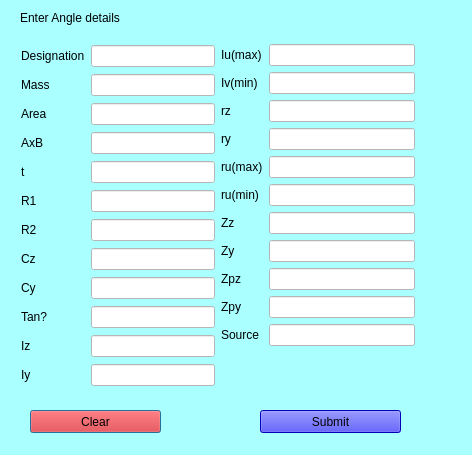
<?xml version="1.0" encoding="UTF-8"?>
<ui version="4.0">
 <class>Dialog</class>
 <widget class="QDialog" name="Dialog">
  <property name="geometry">
   <rect>
    <x>0</x>
    <y>0</y>
    <width>472</width>
    <height>455</height>
   </rect>
  </property>
  <property name="windowTitle">
   <string>Dialog</string>
  </property>
  <property name="styleSheet">
   <string notr="true">background-color: rgb(170, 255, 255);
border-color: rgb(0, 0, 127);</string>
  </property>
  <widget class="QLabel" name="label_37">
   <property name="geometry">
    <rect>
     <x>20</x>
     <y>10</y>
     <width>241</width>
     <height>16</height>
    </rect>
   </property>
   <property name="styleSheet">
    <string notr="true">font: 14pt &quot;MS Shell Dlg 2&quot;;</string>
   </property>
   <property name="text">
    <string>Enter Angle details</string>
   </property>
  </widget>
  <widget class="QLabel" name="label_65">
   <property name="geometry">
    <rect>
     <x>250</x>
     <y>10</y>
     <width>241</width>
     <height>16</height>
    </rect>
   </property>
   <property name="styleSheet">
    <string notr="true">font: 14pt &quot;MS Shell Dlg 2&quot;;</string>
   </property>
   <property name="text">
    <string/>
   </property>
  </widget>
  <widget class="QPushButton" name="pushButton">
   <property name="geometry">
    <rect>
     <x>30</x>
     <y>410</y>
     <width>131</width>
     <height>23</height>
    </rect>
   </property>
   <property name="styleSheet">
    <string notr="true">background-color: rgb(107, 107, 107);
background-color: rgb(255, 0, 0);</string>
   </property>
   <property name="text">
    <string>Clear</string>
   </property>
  </widget>
  <widget class="QPushButton" name="D_push_submit">
   <property name="geometry">
    <rect>
     <x>260</x>
     <y>410</y>
     <width>141</width>
     <height>23</height>
    </rect>
   </property>
   <property name="styleSheet">
    <string notr="true">background-color: rgb(0, 0, 255);</string>
   </property>
   <property name="text">
    <string>Submit</string>
   </property>
  </widget>
  <widget class="QWidget" name="">
   <property name="geometry">
    <rect>
     <x>21</x>
     <y>44</y>
     <width>394</width>
     <height>346</height>
    </rect>
   </property>
   <layout class="QHBoxLayout" name="horizontalLayout">
    <item>
     <layout class="QGridLayout" name="gridLayout">
      <item row="0" column="0">
       <widget class="QLabel" name="d_label_2">
        <property name="text">
         <string>Designation</string>
        </property>
       </widget>
      </item>
      <item row="0" column="1">
       <widget class="QLineEdit" name="d_linedit_A">
        <property name="styleSheet">
         <string notr="true">background-color: rgb(255, 255, 255);
</string>
        </property>
       </widget>
      </item>
      <item row="1" column="0">
       <widget class="QLabel" name="label">
        <property name="text">
         <string>Mass</string>
        </property>
       </widget>
      </item>
      <item row="1" column="1">
       <widget class="QLineEdit" name="d_linedit_B">
        <property name="styleSheet">
         <string notr="true">background-color: rgb(255, 255, 255);

</string>
        </property>
       </widget>
      </item>
      <item row="2" column="0">
       <widget class="QLabel" name="label_3">
        <property name="text">
         <string>Area</string>
        </property>
       </widget>
      </item>
      <item row="2" column="1">
       <widget class="QLineEdit" name="d_linedit_C">
        <property name="styleSheet">
         <string notr="true">background-color: rgb(255, 255, 255);</string>
        </property>
       </widget>
      </item>
      <item row="3" column="0">
       <widget class="QLabel" name="label_4">
        <property name="text">
         <string>AxB</string>
        </property>
       </widget>
      </item>
      <item row="3" column="1">
       <widget class="QLineEdit" name="d_linedit_D">
        <property name="styleSheet">
         <string notr="true">background-color: rgb(255, 255, 255);

</string>
        </property>
       </widget>
      </item>
      <item row="4" column="0">
       <widget class="QLabel" name="label_15">
        <property name="text">
         <string>t</string>
        </property>
       </widget>
      </item>
      <item row="4" column="1">
       <widget class="QLineEdit" name="d_linedit_E">
        <property name="styleSheet">
         <string notr="true">background-color: rgb(255, 255, 255);
</string>
        </property>
       </widget>
      </item>
      <item row="5" column="0">
       <widget class="QLabel" name="label_14">
        <property name="text">
         <string>R1</string>
        </property>
       </widget>
      </item>
      <item row="5" column="1">
       <widget class="QLineEdit" name="d_linedit_F">
        <property name="styleSheet">
         <string notr="true">background-color: rgb(255, 255, 255);</string>
        </property>
       </widget>
      </item>
      <item row="6" column="0">
       <widget class="QLabel" name="label_13">
        <property name="text">
         <string>R2</string>
        </property>
       </widget>
      </item>
      <item row="6" column="1">
       <widget class="QLineEdit" name="d_linedit_G">
        <property name="styleSheet">
         <string notr="true">background-color: rgb(255, 255, 255);
</string>
        </property>
       </widget>
      </item>
      <item row="7" column="0">
       <widget class="QLabel" name="label_16">
        <property name="text">
         <string>Cz</string>
        </property>
       </widget>
      </item>
      <item row="7" column="1">
       <widget class="QLineEdit" name="d_linedit_H">
        <property name="styleSheet">
         <string notr="true">background-color: rgb(255, 255, 255);</string>
        </property>
       </widget>
      </item>
      <item row="8" column="0">
       <widget class="QLabel" name="label_17">
        <property name="text">
         <string>Cy</string>
        </property>
       </widget>
      </item>
      <item row="8" column="1">
       <widget class="QLineEdit" name="d_linedit_I">
        <property name="styleSheet">
         <string notr="true">background-color: rgb(255, 255, 255);</string>
        </property>
       </widget>
      </item>
      <item row="9" column="0">
       <widget class="QLabel" name="label_51">
        <property name="text">
         <string>Tan?</string>
        </property>
       </widget>
      </item>
      <item row="9" column="1">
       <widget class="QLineEdit" name="d_linedit_J">
        <property name="styleSheet">
         <string notr="true">background-color: rgb(255, 255, 255);
</string>
        </property>
       </widget>
      </item>
      <item row="10" column="0">
       <widget class="QLabel" name="label_52">
        <property name="text">
         <string>Iz</string>
        </property>
       </widget>
      </item>
      <item row="10" column="1">
       <widget class="QLineEdit" name="d_linedit_K">
        <property name="styleSheet">
         <string notr="true">background-color: rgb(255, 255, 255);</string>
        </property>
       </widget>
      </item>
      <item row="11" column="0">
       <widget class="QLabel" name="label_64">
        <property name="text">
         <string>Iy</string>
        </property>
       </widget>
      </item>
      <item row="11" column="1">
       <widget class="QLineEdit" name="d_linedit_L_2">
        <property name="styleSheet">
         <string notr="true">background-color: rgb(255, 255, 255);</string>
        </property>
       </widget>
      </item>
     </layout>
    </item>
    <item>
     <layout class="QFormLayout" name="formLayout_5">
      <item row="1" column="0">
       <widget class="QLabel" name="label_53">
        <property name="text">
         <string>Iu(max)</string>
        </property>
       </widget>
      </item>
      <item row="1" column="1">
       <widget class="QLineEdit" name="d_linedit_M">
        <property name="styleSheet">
         <string notr="true">background-color: rgb(255, 255, 255);</string>
        </property>
       </widget>
      </item>
      <item row="3" column="0">
       <widget class="QLabel" name="label_54">
        <property name="text">
         <string>Iv(min)</string>
        </property>
       </widget>
      </item>
      <item row="3" column="1">
       <widget class="QLineEdit" name="d_linedit_N">
        <property name="styleSheet">
         <string notr="true">background-color: rgb(255, 255, 255);</string>
        </property>
       </widget>
      </item>
      <item row="5" column="0">
       <widget class="QLabel" name="label_55">
        <property name="text">
         <string>rz</string>
        </property>
       </widget>
      </item>
      <item row="5" column="1">
       <widget class="QLineEdit" name="d_linedit_O">
        <property name="styleSheet">
         <string notr="true">background-color: rgb(255, 255, 255);</string>
        </property>
       </widget>
      </item>
      <item row="6" column="0">
       <widget class="QLabel" name="label_56">
        <property name="text">
         <string>ry</string>
        </property>
       </widget>
      </item>
      <item row="6" column="1">
       <widget class="QLineEdit" name="d_linedit_P">
        <property name="styleSheet">
         <string notr="true">background-color: rgb(255, 255, 255);</string>
        </property>
       </widget>
      </item>
      <item row="7" column="0">
       <widget class="QLabel" name="label_57">
        <property name="text">
         <string>ru(max)</string>
        </property>
       </widget>
      </item>
      <item row="7" column="1">
       <widget class="QLineEdit" name="d_linedit_Q">
        <property name="styleSheet">
         <string notr="true">background-color: rgb(255, 255, 255);</string>
        </property>
       </widget>
      </item>
      <item row="8" column="0">
       <widget class="QLabel" name="label_58">
        <property name="text">
         <string>ru(min)</string>
        </property>
       </widget>
      </item>
      <item row="8" column="1">
       <widget class="QLineEdit" name="d_linedit_R">
        <property name="styleSheet">
         <string notr="true">background-color: rgb(255, 255, 255);</string>
        </property>
       </widget>
      </item>
      <item row="9" column="0">
       <widget class="QLabel" name="label_59">
        <property name="text">
         <string>Zz</string>
        </property>
       </widget>
      </item>
      <item row="9" column="1">
       <widget class="QLineEdit" name="d_linedit_S">
        <property name="styleSheet">
         <string notr="true">background-color: rgb(255, 255, 255);</string>
        </property>
       </widget>
      </item>
      <item row="10" column="0">
       <widget class="QLabel" name="label_60">
        <property name="text">
         <string>Zy</string>
        </property>
       </widget>
      </item>
      <item row="10" column="1">
       <widget class="QLineEdit" name="d_linedit_T">
        <property name="styleSheet">
         <string notr="true">background-color: rgb(255, 255, 255);</string>
        </property>
       </widget>
      </item>
      <item row="11" column="0">
       <widget class="QLabel" name="label_61">
        <property name="text">
         <string>Zpz</string>
        </property>
       </widget>
      </item>
      <item row="11" column="1">
       <widget class="QLineEdit" name="d_linedit_U">
        <property name="styleSheet">
         <string notr="true">background-color: rgb(255, 255, 255);</string>
        </property>
       </widget>
      </item>
      <item row="12" column="0">
       <widget class="QLabel" name="label_62">
        <property name="text">
         <string>Zpy</string>
        </property>
       </widget>
      </item>
      <item row="12" column="1">
       <widget class="QLineEdit" name="d_linedit_V">
        <property name="styleSheet">
         <string notr="true">background-color: rgb(255, 255, 255);</string>
        </property>
       </widget>
      </item>
      <item row="14" column="0">
       <widget class="QLabel" name="d_label_A">
        <property name="text">
         <string>Source</string>
        </property>
       </widget>
      </item>
      <item row="14" column="1">
       <widget class="QLineEdit" name="d_linedit_W">
        <property name="styleSheet">
         <string notr="true">background-color: rgb(255, 255, 255);</string>
        </property>
       </widget>
      </item>
     </layout>
    </item>
   </layout>
  </widget>
 </widget>
 <resources/>
 <connections/>
</ui>
